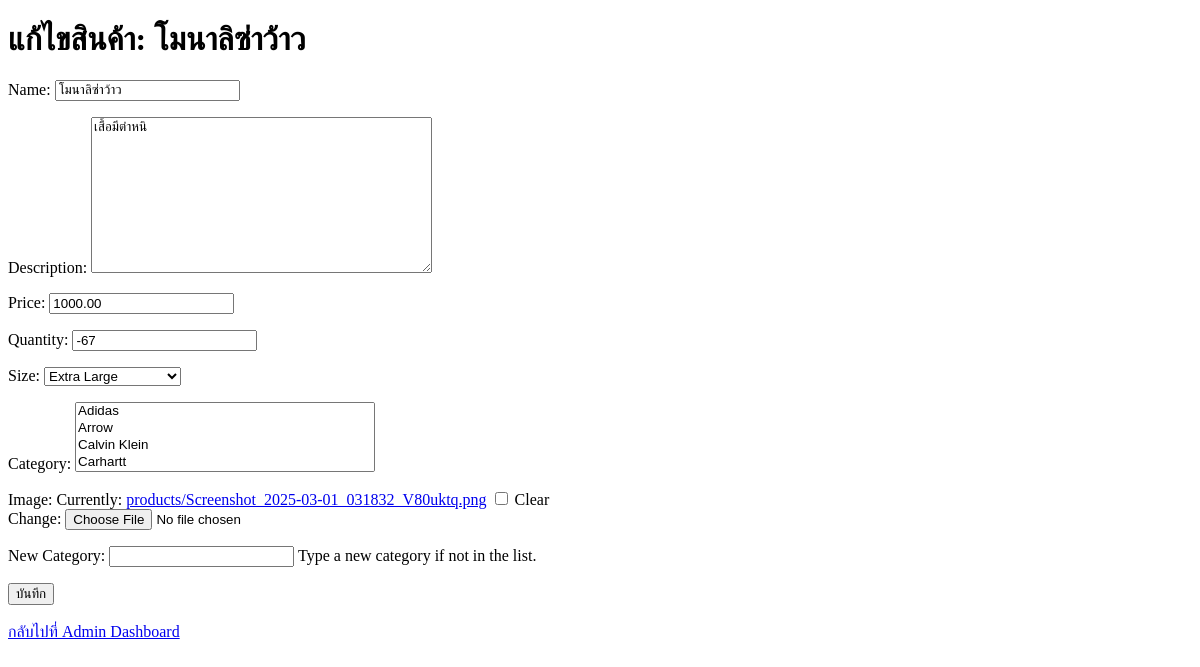
Before: /edit-product/1/ with the older database file.
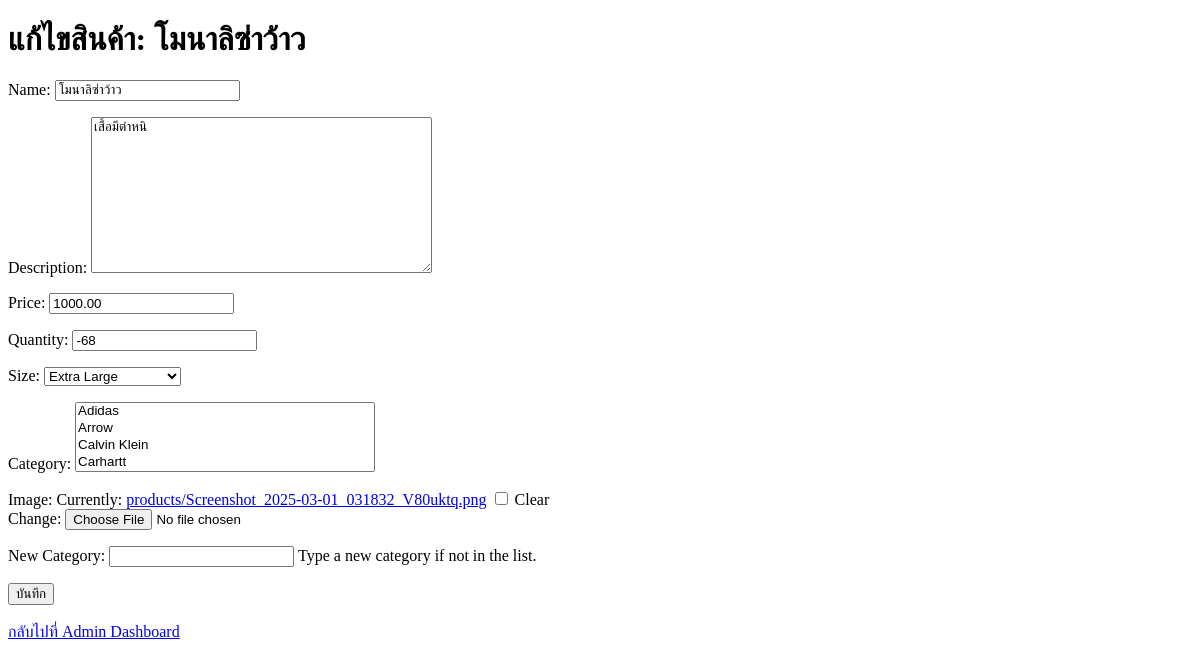
After: the same page with the newer database file.
### shop/models.py (models this page shows, shortened)
class Product(models.Model):
    SIZE_CHOICES = [
        ('S', 'Small'),
        ('M', 'Medium'),
        ('L', 'Large'),
        ('XL', 'Extra Large'),
        ('XXL', 'Double Extra Large'),
    ]
    name = models.CharField(max_length=255)
    description = models.TextField(blank=True)
    price = models.DecimalField(max_digits=10, decimal_places=2)
    quantity = models.IntegerField(default=1)
    size = models.CharField(max_length=3, choices=SIZE_CHOICES)
    category = models.ManyToManyField(Category, blank=True)
    image = models.ImageField(upload_to='products/', blank=True)

class Category(models.Model):
    name = models.CharField(max_length=255, unique=True)
    def __str__(self):
        return self.name

### shop/views.py (the view)
# urls.py: path('edit-product/<int:product_id>/', views.edit_product, name='edit_product'),
def edit_product(request, product_id):
    product = get_object_or_404(Product, id=product_id)
    if request.method == "POST":
        form = ProductForm(request.POST, request.FILES, instance=product)
        if form.is_valid():
            form.save()
            return redirect('admin_dashboard')
    else:
        form = ProductForm(instance=product)
    return render(request, 'shop/edit_product.html', {
        'form': form,
        'product': product
    })

### shop/forms.py (shortened to what this page needs)
class ProductForm(forms.ModelForm):
    new_category = forms.CharField(
        required=False,
        label="New Category",
        help_text="Type a new category if not in the list."
    )
    class Meta:
        model = Product
        fields = ['name', 'description', 'price', 'quantity', 'size', 'category', 'image', 'new_category']
        widgets = {
            'category': forms.SelectMultiple(attrs={'style': 'width: 300px;'}),
        }
    def __init__(self, *args, **kwargs):
        super().__init__(*args, **kwargs)
        self.fields['category'].queryset = Category.objects.order_by('name')

### shop/templates/shop/edit_product.html (shortened to what this page needs)
<!DOCTYPE html>
<html lang="en">
<head>
</head>
<body>
    <h1>แก้ไขสินค้า: {{ product.name }}</h1>
    <form method="post" enctype="multipart/form-data">
        {{ form.as_p }}
        <button type="submit">บันทึก</button>
    </form>
    <br>
    <a href="{% url 'admin_dashboard' %}">กลับไปที่ Admin Dashboard</a>
</body>
</html>

Changed rows visible on the page:
changed Product "โมนาลิซ่าว้าว": quantity "-67" → "-68"
